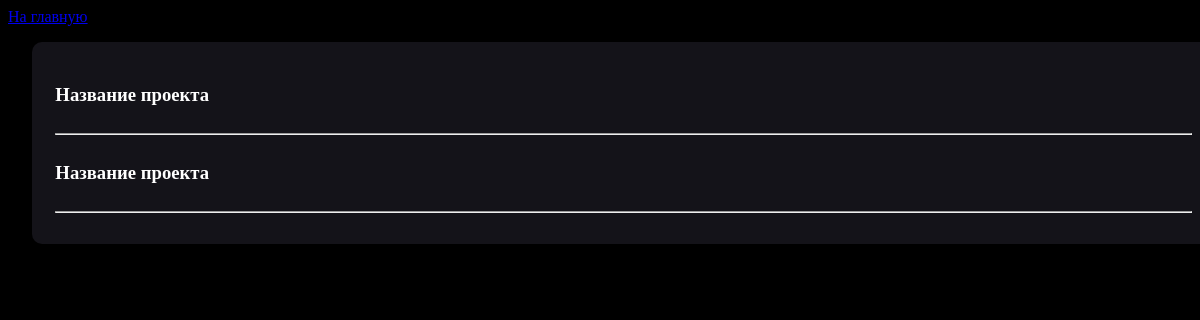
The page /projects/ on the database as committed earlier.
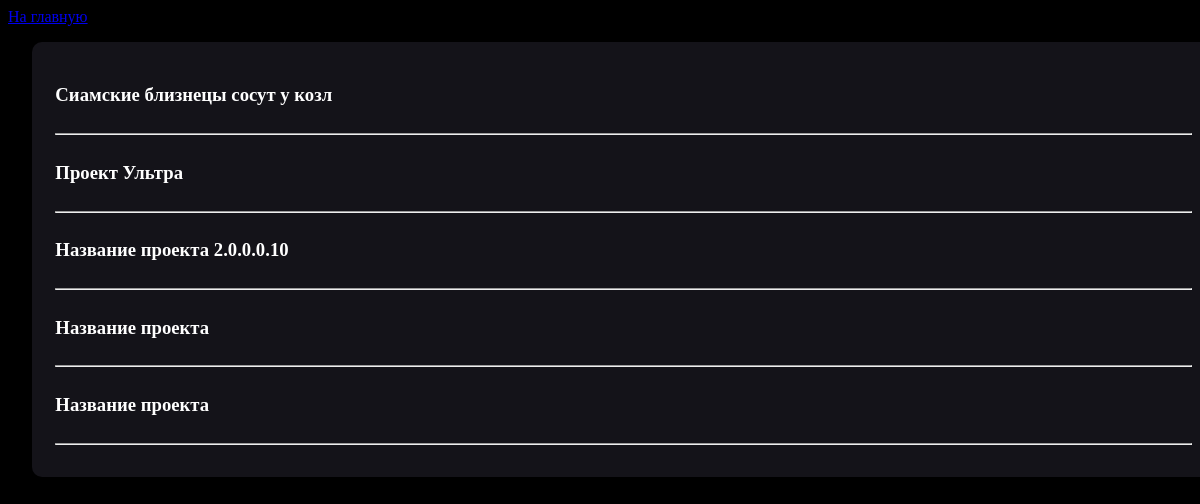
The same page on the database as committed later.
### main/models.py (models this page shows)
class Project(models.Model):
    creator = models.ForeignKey(Users, on_delete=models.CASCADE, null=True, related_name="project_creator")
    name = models.CharField(max_length=30)
    description = models.CharField(max_length=300)
    type = models.CharField(max_length=10)
    category = models.CharField(max_length=50)
    subcategory = models.CharField(max_length=50)
    subsubcategory = models.CharField(max_length=60)
    employee_interests = models.CharField(max_length=200)
    price_no_more = models.CharField(max_length=20)
    currency = models.CharField(max_length=10)
    file_1 = models.ForeignKey(ProjectFiles, on_delete=models.CASCADE, null=True, related_name="project_file_1")
    file_2 = models.ForeignKey(ProjectFiles, on_delete=models.CASCADE, null=True, related_name="project_file_2")
    file_3 = models.ForeignKey(ProjectFiles, on_delete=models.CASCADE, null=True, related_name="project_file_3")
    file_4 = models.ForeignKey(ProjectFiles, on_delete=models.CASCADE, null=True, related_name="project_file_4")
    file_5 = models.ForeignKey(ProjectFiles, on_delete=models.CASCADE, null=True, related_name="project_file_5")
    enable_price_upper = models.CharField(max_length=3)
    moderation = models.CharField(max_length=10, default="False")

### projects/views.py (the view)
# urls.py: path('', views.index, name="creating_project"),
def index(request):
    context = {
        "projects": funcs.get_projects()
    }
    return render(request, 'projects/index.html', context=context)

### projects/funcs.py (called while the page is built)
def get_projects():
    projects_db = Project.objects.order_by("-id")[0:10]
    return projects_db

### projects/templates/projects/index.html (shortened to what this page needs)
{% load static %}
<!DOCTYPE html>
<html lang="en">
<head>
    <link rel="stylesheet" href="{% static '/styles/style.css' %}">
</head>
<body>
    <a href="{% url 'index' %}">На главную</a>
    <form method="post">
        <div class="menu">
            {% if projects %}
                {% for project in projects %}
                    <h3 class="item">{{ project.name }}</h3>
                    <hr>
                {% endfor %}
            {% endif %}
        </div>
    </form>
</body>
</html>

### static/styles/style.css (style rules this page uses)
body { background-color: black; }
hr { color: #a7a6ac; }
.menu { background-color: #141319; border-radius: 10px; margin-left: 2%; margin-right: 2%; margin-top: 2vh; margin-bottom: 2vh; padding-left: 2%; padding-top: 2%; padding-bottom: 2%; padding-right: 2%; width: 96%; }
.item { display: inline-block; color: white; }

Rows that differ between the two databases and show on the page:
added Project: name "Сиамские близнецы сосут у козл"
added Project: name "Проект Ультра"
added Project: name "Название проекта 2.0.0.0.10"
